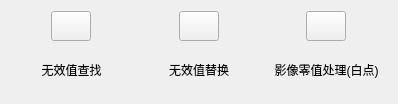
<?xml version="1.0" encoding="UTF-8"?>
<ui version="4.0">
 <class>InvalidValueHandlingClass</class>
 <widget class="QDialog" name="InvalidValueHandlingClass">
  <property name="geometry">
   <rect>
    <x>0</x>
    <y>0</y>
    <width>398</width>
    <height>104</height>
   </rect>
  </property>
  <property name="windowTitle">
   <string>InvalidValueHandling</string>
  </property>
  <layout class="QGridLayout" name="gridLayout_2">
   <item row="0" column="0">
    <layout class="QGridLayout" name="gridLayout">
     <item row="1" column="2">
      <widget class="QPushButton" name="ImageZeroValueProcessing_btnf">
       <property name="sizePolicy">
        <sizepolicy hsizetype="Preferred" vsizetype="Minimum">
         <horstretch>0</horstretch>
         <verstretch>0</verstretch>
        </sizepolicy>
       </property>
       <property name="maximumSize">
        <size>
         <width>16777215</width>
         <height>50</height>
        </size>
       </property>
       <property name="text">
        <string>影像零值处理(白点)</string>
       </property>
       <property name="flat">
        <bool>true</bool>
       </property>
      </widget>
     </item>
     <item row="0" column="0" alignment="Qt::AlignHCenter">
      <widget class="QPushButton" name="Invalidvaluelookup_btn">
       <property name="sizePolicy">
        <sizepolicy hsizetype="Fixed" vsizetype="Fixed">
         <horstretch>0</horstretch>
         <verstretch>0</verstretch>
        </sizepolicy>
       </property>
       <property name="minimumSize">
        <size>
         <width>30</width>
         <height>30</height>
        </size>
       </property>
       <property name="text">
        <string/>
       </property>
       <property name="flat">
        <bool>false</bool>
       </property>
      </widget>
     </item>
     <item row="0" column="1" alignment="Qt::AlignHCenter">
      <widget class="QPushButton" name="Invalidvaluereplacement_btn">
       <property name="sizePolicy">
        <sizepolicy hsizetype="Fixed" vsizetype="Fixed">
         <horstretch>0</horstretch>
         <verstretch>0</verstretch>
        </sizepolicy>
       </property>
       <property name="minimumSize">
        <size>
         <width>30</width>
         <height>30</height>
        </size>
       </property>
       <property name="text">
        <string/>
       </property>
      </widget>
     </item>
     <item row="0" column="2" alignment="Qt::AlignHCenter">
      <widget class="QPushButton" name="ImageZeroValueProcessing_btn">
       <property name="sizePolicy">
        <sizepolicy hsizetype="Fixed" vsizetype="Fixed">
         <horstretch>0</horstretch>
         <verstretch>0</verstretch>
        </sizepolicy>
       </property>
       <property name="minimumSize">
        <size>
         <width>30</width>
         <height>30</height>
        </size>
       </property>
       <property name="text">
        <string/>
       </property>
      </widget>
     </item>
     <item row="1" column="1">
      <widget class="QPushButton" name="Invalidvaluereplacement_btnf">
       <property name="sizePolicy">
        <sizepolicy hsizetype="Preferred" vsizetype="Minimum">
         <horstretch>0</horstretch>
         <verstretch>0</verstretch>
        </sizepolicy>
       </property>
       <property name="maximumSize">
        <size>
         <width>16777215</width>
         <height>50</height>
        </size>
       </property>
       <property name="text">
        <string>无效值替换</string>
       </property>
       <property name="flat">
        <bool>true</bool>
       </property>
      </widget>
     </item>
     <item row="1" column="0">
      <widget class="QPushButton" name="Invalidvaluelookup_btnf">
       <property name="sizePolicy">
        <sizepolicy hsizetype="Preferred" vsizetype="Minimum">
         <horstretch>0</horstretch>
         <verstretch>0</verstretch>
        </sizepolicy>
       </property>
       <property name="maximumSize">
        <size>
         <width>16777215</width>
         <height>50</height>
        </size>
       </property>
       <property name="layoutDirection">
        <enum>Qt::LeftToRight</enum>
       </property>
       <property name="inputMethodHints">
        <set>Qt::ImhNone</set>
       </property>
       <property name="text">
        <string>无效值查找</string>
       </property>
       <property name="autoRepeat">
        <bool>false</bool>
       </property>
       <property name="autoExclusive">
        <bool>false</bool>
       </property>
       <property name="autoDefault">
        <bool>false</bool>
       </property>
       <property name="default">
        <bool>false</bool>
       </property>
       <property name="flat">
        <bool>true</bool>
       </property>
      </widget>
     </item>
    </layout>
   </item>
  </layout>
 </widget>
 <layoutdefault spacing="6" margin="11"/>
 <resources/>
 <connections/>
</ui>
